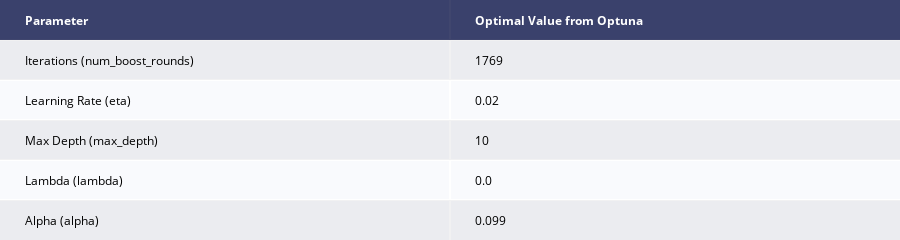

Notebook source saved alongside this figure:
### Markdown cell above
**XGBoost with Optuna**

### Code cell
# Suppress optuna log messages
optuna.logging.set_verbosity(optuna.logging.WARNING) 

# Optuna objective function
def objective_xgb(trial):
    """
    Optuna objective function. Returns
    the RMSE for an XGBoost model
    
    Assumes the training data are 
    polars data frames
    """
    # Get data for the XGBoost model
    xtrain = df_train.drop(["DateTime", "Junction", "Vehicles"]).to_numpy()
    xvalid = df_valid.drop(["DateTime", "Junction", "Vehicles"]).to_numpy()

    ytrain = df_train.get_column("Vehicles").to_numpy()
    yvalid = df_valid.get_column("Vehicles").to_numpy()
    
    dmat_train = xgb.DMatrix(xtrain, label = ytrain)
    dmat_valid = xgb.DMatrix(xvalid, label = yvalid)
    
    # Suggest hyperparameters for XGBoost
    params = {'objective': 'reg:squarederror',
              'eval_metric': 'rmse',
              'seed': 19970507,
              'eta': trial.suggest_float("eta", 1e-2, 0.25, log = True),
              'max_depth': trial.suggest_int("max_depth", 1, 14),
              'lambda': trial.suggest_float("lambda", 1e-8, 100.0, log = True),
              'alpha': trial.suggest_float("alpha", 1e-8, 100.0, log = True), 'learning_rate':0.02,
             }
    
    # To evaluate training progress (set verbose_eval = True)
    watchlist = [(dmat_train, 'train'), (dmat_valid, 'eval')]
    
    # Train the XGBoost model
    xgb_model = xgb.train(params, 
                          dtrain = dmat_train, 
                          num_boost_round = trial.suggest_int("num_boost_round", 20, 3000),
                          evals = watchlist,
                          verbose_eval = False)
    
    xgb_preds_valid = xgb_model.predict(dmat_valid) 
    
    # Return the RMSE
    return math.sqrt(mean_squared_error(yvalid, xgb_preds_valid))


# Set up and run the Optuna study
study_xgb = optuna.create_study(direction = 'minimize')
study_xgb.optimize(objective_xgb, n_trials = 10)

# Create a table showing the best parameters
xgb_table = [["Parameter", "Optimal Value from Optuna"],
            ["Iterations (num_boost_rounds)", study_xgb.best_params['num_boost_round']],
            ['Learning Rate (eta)', round(study_xgb.best_params['eta'], 3)],
            ['Max Depth (max_depth)', round(study_xgb.best_params['max_depth'], 3)],
            ['Lambda (lambda)', round(study_xgb.best_params['lambda'], 3)],
            ['Alpha (alpha)', round(study_xgb.best_params['alpha'], 3)]]

ff.create_table(xgb_table)

### Figure 1 — Plotly figure (JSON) as saved in the notebook; plotly's stock layout.template omitted (floating-point values rounded to 4 significant figures)
{"data": [{"colorscale": [[0, "#00083e"], [0.5, "#ededee"], [1, "#ffffff"]], "hoverinfo": "none", "opacity": 0.75, "showscale": false, "type": "heatmap", "z": [[0, 0], [0.5, 0.5], [1, 1], [0.5, 0.5], [1, 1], [0.5, 0.5]]}], "layout": {"annotations": [{"align": "left", "font": {"color": "#ffffff"}, "showarrow": false, "text": "<b>Parameter</b>", "x": -0.45, "xanchor": "left", "xref": "x", "y": 0, "yref": "y"}, {"align": "left", "font": {"color": "#ffffff"}, "showarrow": false, "text": "<b>Optimal Value from Optuna</b>", "x": 0.55, "xanchor": "left", "xref": "x", "y": 0, "yref": "y"}, {"align": "left", "font": {"color": "#000000"}, "showarrow": false, "text": "Iterations (num_boost_rounds)", "x": -0.45, "xanchor": "left", "xref": "x", "y": 1, "yref": "y"}, {"align": "left", "font": {"color": "#000000"}, "showarrow": false, "text": "1769", "x": 0.55, "xanchor": "left", "xref": "x", "y": 1, "yref": "y"}, {"align": "left", "font": {"color": "#000000"}, "showarrow": false, "text": "Learning Rate (eta)", "x": -0.45, "xanchor": "left", "xref": "x", "y": 2, "yref": "y"}, {"align": "left", "font": {"color": "#000000"}, "showarrow": false, "text": "0.02", "x": 0.55, "xanchor": "left", "xref": "x", "y": 2, "yref": "y"}, {"align": "left", "font": {"color": "#000000"}, "showarrow": false, "text": "Max Depth (max_depth)", "x": -0.45, "xanchor": "left", "xref": "x", "y": 3, "yref": "y"}, {"align": "left", "font": {"color": "#000000"}, "showarrow": false, "text": "10", "x": 0.55, "xanchor": "left", "xref": "x", "y": 3, "yref": "y"}, {"align": "left", "font": {"color": "#000000"}, "showarrow": false, "text": "Lambda (lambda)", "x": -0.45, "xanchor": "left", "xref": "x", "y": 4, "yref": "y"}, {"align": "left", "font": {"color": "#000000"}, "showarrow": false, "text": "0.0", "x": 0.55, "xanchor": "left", "xref": "x", "y": 4, "yref": "y"}, {"align": "left", "font": {"color": "#000000"}, "showarrow": false, "text": "Alpha (alpha)", "x": -0.45, "xanchor": "left", "xref": "x", "y": 5, "yref": "y"}, {"align": "left", "font": {"color": "#000000"}, "showarrow": false, "text": "0.099", "x": 0.55, "xanchor": "left", "xref": "x", "y": 5, "yref": "y"}], "height": 230, "margin": {"b": 0, "l": 0, "r": 0, "t": 0}, "xaxis": {"dtick": 1, "gridwidth": 2, "showticklabels": false, "tick0": -0.5, "ticks": "", "zeroline": false}, "yaxis": {"autorange": "reversed", "dtick": 1, "gridwidth": 2, "showticklabels": false, "tick0": 0.5, "ticks": "", "zeroline": false}}}
